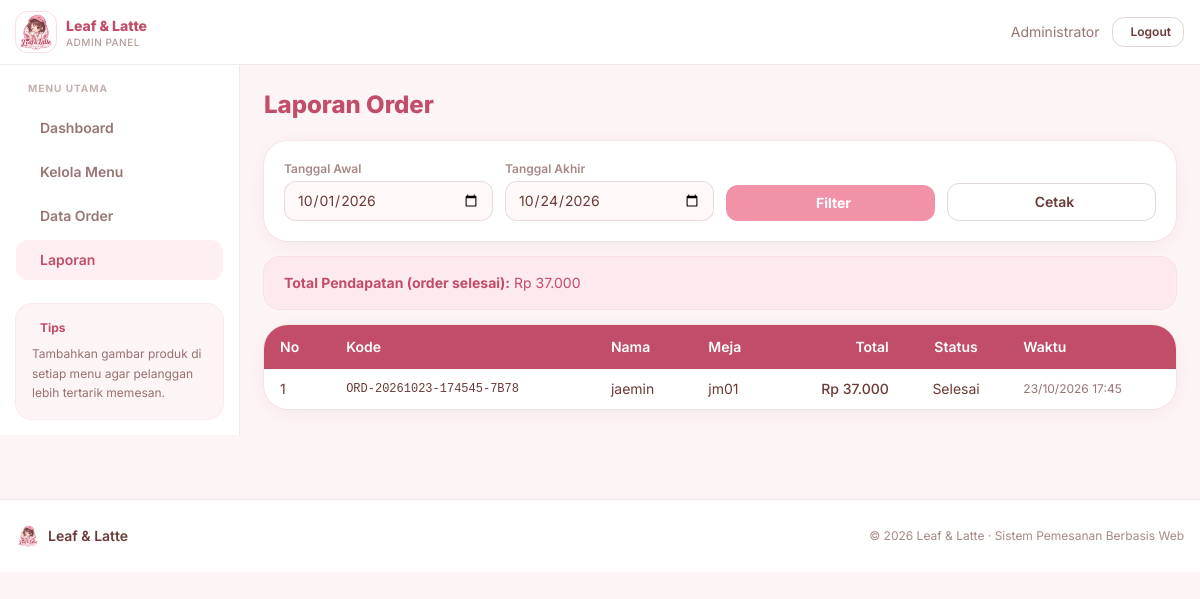
Page /admin/laporan.php (signed in) on the committed database.
### tables this page shows
CREATE TABLE `orders` (
  `id` int(11) NOT NULL,
  `kode_order` varchar(30) NOT NULL,
  `pelanggan_id` int(11) NOT NULL,
  `no_meja` varchar(10) NOT NULL,
  `total_harga` decimal(12,2) NOT NULL,
  `status` enum('pending','diproses','selesai','dibatalkan') DEFAULT 'pending',
  `catatan` text DEFAULT NULL,
  `waktu_order` datetime DEFAULT current_timestamp()
);

CREATE TABLE `pelanggan` (
  `id` int(11) NOT NULL,
  `nama` varchar(100) NOT NULL,
  `no_meja` varchar(10) NOT NULL,
  `no_hp` varchar(20) DEFAULT NULL,
  `waktu_datang` datetime DEFAULT current_timestamp()
);

### config/koneksi.php (called while the page is built, shortened)
<?php
function rupiah($angka): string
{
    return 'Rp ' . number_format((float)$angka, 0, ',', '.');
}
function url(string $path = ''): string
{
    return BASE_URL . '/' . ltrim($path, '/');
}

### admin/laporan.php (the view, shortened to what this page needs)
<?php
require_once '../config/koneksi.php';
$tgl_awal  = $_GET['tgl_awal']  ?? date('Y-m-01');
$tgl_akhir = $_GET['tgl_akhir'] ?? date('Y-m-d');
$stmt = $koneksi->prepare("SELECT o.*, p.nama FROM orders o
                           JOIN pelanggan p ON o.pelanggan_id=p.id
                           WHERE DATE(o.waktu_order) BETWEEN ? AND ?
                           ORDER BY o.waktu_order DESC");
$stmt->bind_param('ss', $tgl_awal, $tgl_akhir); $stmt->execute();
$q = $stmt->get_result();
$total = 0;
$rows = [];
while ($r = $q->fetch_assoc()) {
    $rows[] = $r;
    if ($r['status'] === 'selesai') $total += $r['total_harga'];
}
include '../includes/header.php';
include '../includes/admin_navbar.php';
?>
<div class="flex">
    <?php include '../includes/admin_sidebar.php'; ?>
    <main class="flex-1 p-6">
        <h1 class="mb-5 text-2xl font-extrabold text-branddark">Laporan Order</h1>
        <form method="GET" class="mb-4 grid gap-3 rounded-3xl bg-white p-5 shadow-soft ring-1 ring-chestnut/5 sm:grid-cols-4">
            <div>
                <label class="mb-1 block text-xs font-semibold text-chestnut/60">Tanggal Awal</label>
                <input type="date" name="tgl_awal" value="<?= htmlspecialchars($tgl_awal); ?>"
                       class="w-full rounded-xl border border-chestnut/15 bg-blush/60 px-3 py-2 text-sm outline-none transition focus:border-brand focus:bg-white">
            </div>
            <div>
                <label class="mb-1 block text-xs font-semibold text-chestnut/60">Tanggal Akhir</label>
                <input type="date" name="tgl_akhir" value="<?= htmlspecialchars($tgl_akhir); ?>"
                       class="w-full rounded-xl border border-chestnut/15 bg-blush/60 px-3 py-2 text-sm outline-none transition focus:border-brand focus:bg-white">
            </div>
            <div class="flex items-end">
                <button class="flex w-full items-center justify-center gap-1.5 rounded-xl bg-brand py-2 text-sm font-bold text-white transition hover:bg-branddark">
                    <i class="ph ph-magnifying-glass"></i> Filter
                </button>
            </div>
            <div class="flex items-end">
                <a href="<?= url('admin/cetak_laporan.php?tgl_awal=' . urlencode($tgl_awal) . '&tgl_akhir=' . urlencode($tgl_akhir)); ?>"
                   target="_blank"
                   class="flex w-full items-center justify-center gap-1.5 rounded-xl border border-chestnut/20 py-2 text-sm font-semibold text-chestnut transition hover:border-brand hover:text-branddark">
                    <i class="ph ph-printer"></i> Cetak
                </a>
            </div>
        </form>
        <div class="mb-4 rounded-2xl bg-brand/10 px-5 py-4 text-sm text-branddark ring-1 ring-brand/20">
            <strong>Total Pendapatan (order selesai):</strong> <?= rupiah($total); ?>
        </div>
        <div class="overflow-hidden rounded-3xl bg-white shadow-soft ring-1 ring-chestnut/5">
            <div class="overflow-x-auto">
                <table class="w-full text-sm">
                    <thead class="bg-branddark text-white">
                        <tr>
                            <th class="px-4 py-3 text-left font-semibold">No</th>
                            <th class="px-4 py-3 text-left font-semibold">Kode</th>
                            <th class="px-4 py-3 text-left font-semibold">Nama</th>
                            <th class="px-4 py-3 text-left font-semibold">Meja</th>
                            <th class="px-4 py-3 text-right font-semibold">Total</th>
                            <th class="px-4 py-3 text-center font-semibold">Status</th>
                            <th class="px-4 py-3 text-left font-semibold">Waktu</th>
                        </tr>
                    </thead>
                    <tbody class="divide-y divide-chestnut/10">
                        <?php foreach ($rows as $i => $o): ?>
                            <tr class="transition hover:bg-blush/60">
                                <td class="px-4 py-2.5"><?= $i + 1; ?></td>
                                <td class="px-4 py-2.5 font-mono text-xs"><?= htmlspecialchars($o['kode_order']); ?></td>
                                <td class="px-4 py-2.5"><?= htmlspecialchars($o['nama']); ?></td>
                                <td class="px-4 py-2.5"><?= htmlspecialchars($o['no_meja']); ?></td>
                                <td class="px-4 py-2.5 text-right font-medium"><?= rupiah($o['total_harga']); ?></td>
                                <td class="px-4 py-2.5 text-center"><?= ucfirst($o['status']); ?></td>
                                <td class="px-4 py-2.5 text-xs text-chestnut/70"><?= date('d/m/Y H:i', strtotime($o['waktu_order'])); ?></td>
                            </tr>
                        <?php endforeach; ?>
                    </tbody>
                </table>
            </div>
        </div>
    </main>
</div>
<?php include '../includes/footer.php'; ?>

### rows in the picture
orders: kode_order "ORD-20261023-174545-7B78", pelanggan.nama "jaemin", no_meja "jm01", total_harga "Rp 37.000", status "Selesai", waktu_order "23/10/2026 17:45"

### other values in the picture
$_SESSION['admin_nama'] "Administrator"
$m[2] "Dashboard"
$m[2] "Kelola Menu"
$m[2] "Data Order"
$m[2] "Laporan"
rupiah($total) "Rp 37.000"
